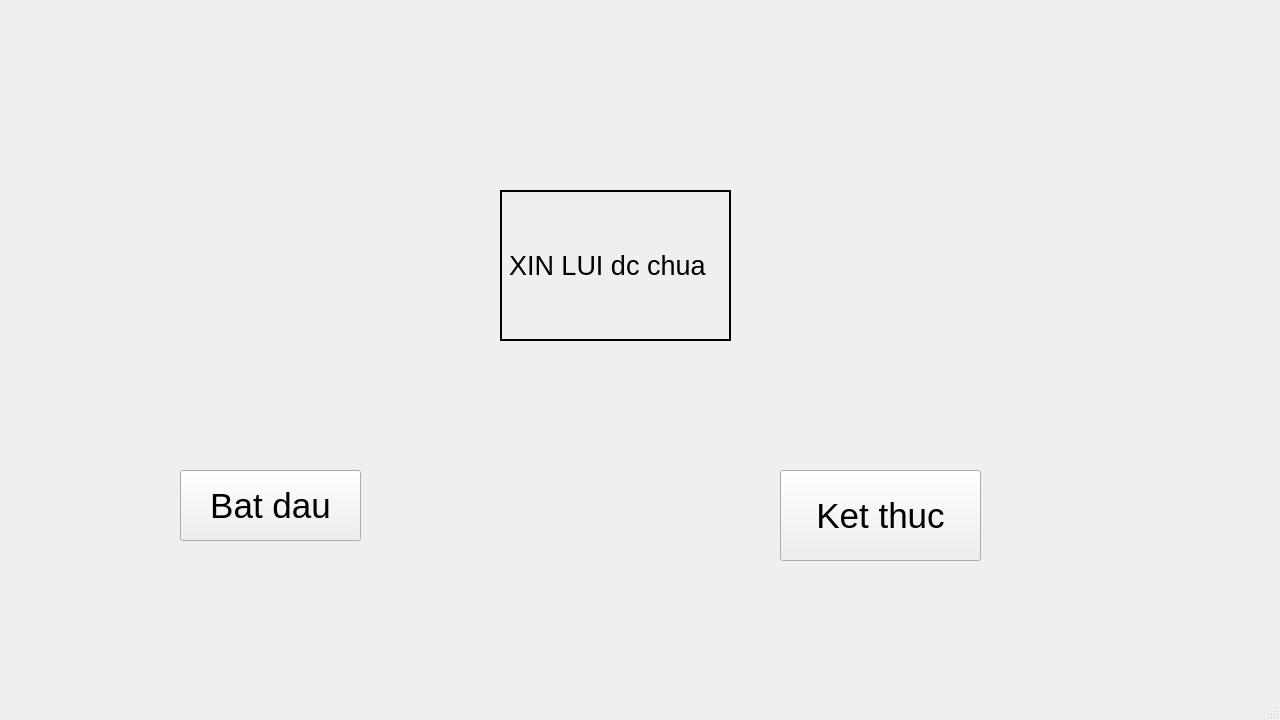
<?xml version="1.0" encoding="UTF-8"?>
<ui version="4.0">
 <class>MainWindow</class>
 <widget class="QMainWindow" name="MainWindow">
  <property name="geometry">
   <rect>
    <x>0</x>
    <y>0</y>
    <width>1280</width>
    <height>720</height>
   </rect>
  </property>
  <property name="font">
   <font>
    <pointsize>26</pointsize>
   </font>
  </property>
  <property name="windowTitle">
   <string>MainWindow</string>
  </property>
  <widget class="QWidget" name="centralwidget">
   <widget class="QPushButton" name="button_batdau">
    <property name="geometry">
     <rect>
      <x>180</x>
      <y>470</y>
      <width>181</width>
      <height>71</height>
     </rect>
    </property>
    <property name="text">
     <string>Bat dau</string>
    </property>
   </widget>
   <widget class="QPushButton" name="button_ketthuc">
    <property name="geometry">
     <rect>
      <x>780</x>
      <y>470</y>
      <width>201</width>
      <height>91</height>
     </rect>
    </property>
    <property name="text">
     <string>Ket thuc</string>
    </property>
   </widget>
   <widget class="QLabel" name="screen">
    <property name="geometry">
     <rect>
      <x>500</x>
      <y>190</y>
      <width>231</width>
      <height>151</height>
     </rect>
    </property>
    <property name="font">
     <font>
      <pointsize>20</pointsize>
     </font>
    </property>
    <property name="frameShape">
     <enum>QFrame::WinPanel</enum>
    </property>
    <property name="text">
     <string>XIN LUI dc chua</string>
    </property>
   </widget>
  </widget>
  <widget class="QMenuBar" name="menubar">
   <property name="geometry">
    <rect>
     <x>0</x>
     <y>0</y>
     <width>1280</width>
     <height>53</height>
    </rect>
   </property>
  </widget>
  <widget class="QStatusBar" name="statusbar"/>
 </widget>
 <resources/>
 <connections/>
</ui>
